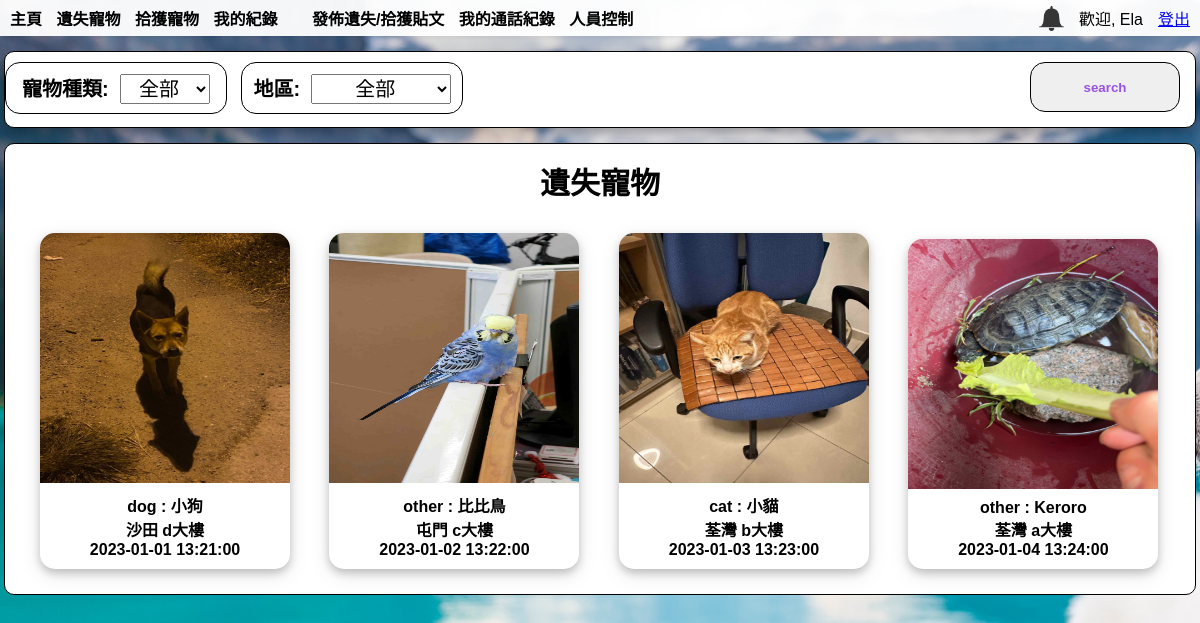
/get_post.php (signed in), run on the app's committed database.
### tables this page shows
CREATE TABLE `get_post` (
  `lost_ID` int(11) NOT NULL,
  `User_ID` int(11) NOT NULL,
  `Pet_ID` int(11) NOT NULL,
  `date` date NOT NULL,
  `time` time NOT NULL,
  `area` varchar(50) NOT NULL,
  `Place` varchar(50) NOT NULL,
  `Details` varchar(50) NOT NULL,
  `coordinate1` varchar(50) NOT NULL,
  `coordinate2` varchar(50) NOT NULL
);

CREATE TABLE `pet` (
  `Pet_ID` int(11) NOT NULL,
  `Pet_Types` varchar(255) DEFAULT NULL,
  `Pet_Name` varchar(255) DEFAULT NULL,
  `Pet_Sex` varchar(255) DEFAULT NULL,
  `Pet_Age` int(11) DEFAULT NULL,
  `Pet_weight` int(11) DEFAULT NULL,
  `Pet_chip` text DEFAULT NULL,
  `Pet_Description` text DEFAULT NULL,
  `Pet_feature` text DEFAULT NULL,
  `Pet_color` text DEFAULT NULL,
  `Pet_image` varchar(100) DEFAULT NULL
);

### get_post.php (the view, shortened to what this page needs)
<!DOCTYPE html>
<html lang="en">
<head>
  <link rel="stylesheet" href="css/index.css?v=<?php echo time(); ?>">
  <link rel="stylesheet" href="css/index_mobile.css" media="screen and (max-width: 768px)">
</head>
<body>
<?php
include('header.php');
?>
  <form action="get_post.php" method="get">
    <div id="search">
      <div id="selectVariety" class="searchType searchSelect">
        <div><b>寵物種類:</b>&nbsp;
          <select name="variety" id="select_Variety">
            <option value="all">全部</option>
          </select>
        </div>
      </div>
      <div id="selectArea" class="searchType searchSelect">
        <div><b>地區:</b>&nbsp;
          <select name="area" id="select_Area">
          <option value="全部">全部</option>
          </select>
        </div>
      </div>
      <input id="searchBtn" class="searchType" type="submit" value="search" class="button1">&nbsp;
    </div>
  </form>
  <div id="searchResult">
    <div id="searchResultTittle">
      <b>遺失寵物</b>
    </div>
    <?php
      require_once('conn.php');
      if (isset($_GET['variety'])){
        if ($_GET['variety'] == 'all'){
          $sql = "SELECT Pet_image, Pet_Types, pet.Pet_Name, area, Place, time, date, get_post.Pet_ID FROM get_post, pet WHERE get_post.Pet_ID=pet.Pet_ID";
        }else
        $sql = "SELECT Pet_image, Pet_Types, pet.Pet_Name, area, Place, time, date, get_post.Pet_ID FROM get_post, pet WHERE get_post.Pet_ID=pet.Pet_ID AND Pet_Types LIKE'{$_GET['variety']}'";
      }else{
        $sql = "SELECT Pet_image, Pet_Types, pet.Pet_Name, area, Place, time, date, get_post.Pet_ID FROM get_post, pet WHERE get_post.Pet_ID=pet.Pet_ID";
      }
      $rs = mysqli_query($conn, $sql);
      while ($rc = mysqli_fetch_assoc($rs)) {
        extract($rc);
echo <<<EOD
        <div class="postedPost">
        <a href="get_post_view.php?Pet_ID=$Pet_ID" style="color:black; text-decoration:none">
        <div class="postedPostImage">
EOD;
        ?>
        <img src="./image/<?php echo $rc['Pet_image']; ?>">
        <?php
echo    <<<EOD
        </div>
        <div class="container"><b>$Pet_Types : $Pet_Name</b><br><b>$area $Place</b><br><b>$date $time</b></div>
        </div>
EOD;
      }
    ?>
  </div>
</body>
</html>

### header.php (shortened to what this page needs)
<?php
if (isset($_SESSION['User_ID'])&& isset($_SESSION['User_Name'])) {
?>
<div id="siteNave">
    <div id="siteNaveBd">
      <div class="siteNaveBdBtn" onclick="location.href='lost_post.php';">主頁</div>
      <div class="siteNaveBdBtn" onclick="location.href='lost_post.php';">遺失寵物</div>
      <div class="siteNaveBdBtn" onclick="location.href='get_post.php';">拾獲寵物</div>
      <div class="siteNaveBdBtn" onclick="location.href='my_record.php';">我的紀錄</div>
      <div class="siteNaveBdBtn" style="margin-left: 25px;" onclick="location.href='post.php';">發佈遺失/拾獲貼文</div>
      <div class="siteNaveBdBtn" onclick="location.href='users.php';">我的通話紀錄</div>
      <div class="siteNaveBdBtn" onclick="location.href='list_user.php';">人員控制</div>
      <div class="right"><a href="logout.php">登出</a></div>
      <div class="right">歡迎, <?php echo $_SESSION['name']; ?></div>
      <div class="right bell">
        <img src="web_image/bell.png" class="button-on-click" alt="" onclick="bellDisplay();">
      </div>
    </div>
  </div>
<?php
}else{
  header("Location: index.php");
  exit();
}
?>

### css/index.css (style rules this page uses)
body { margin: 0px; background-image: url(../web_image/background.jpg); background-repeat: no-repeat; background-size: 2500px 1666px; background-attachment: fixed; font-family: "Arial", "Arial Black", "Verdana"; background-position: center; }
#siteNave { box-shadow: 0px 0px 6px 0px rgba(0, 0, 0, 0.1); height: 36px; background-color: rgba(255, 255, 255, 0.95); width: 100%; }
#siteNaveBd { width: 1200px; height: 25px; margin: auto; font-size: 16px; padding: 6px 5px; }
#siteNaveBd div { text-align: center; vertical-align: middle; display: inline-block; }
.right { float: right; margin-right: 15px; }
.bell { height: 25px; width: 25px; position: relative; }
.bell img,.bellMessage { cursor: pointer; }
.bell img { height: 100%; width: 100%; }
.siteNaveBdBtn { font-weight: bold; margin-left: 5px; margin-right: 5px; cursor: pointer; }
#search { position: sticky; }
#search, #searchResult { width: 1190px; height: 75px; border: 1px solid black; margin: auto; margin-top: 15px; padding: 0px; position: relative; background-color: white; border-radius: 10px; top: 0px; z-index: 0; }
#search { z-index: 1; box-shadow: 0 4px 8px 0 rgba(0, 0, 0, 0.2), 0 6px 20px 0 rgba(0, 0, 0, 0.1); }
.searchType { cursor: pointer; margin: 10px; margin-left: 0px; height: 50px; width: 150px; border: 1px solid black; display: inline-block; border-radius: 15px; }
.searchType center, .searchType div { text-align: center; margin: auto; margin-top: 10px; font-size: 20px; }
.searchSelect { width: 220px; }
.searchSelect select { padding: 2px; font-size: 20px; text-align: center; }
#select_Variety { width: 90px; }
#select_Area { width: 140px; }
#searchBtn { float: right; margin-right: 15px; color: #9752e8; font-weight: bold; }
#searchResult { height: auto; }
#searchResultTittle { margin: auto; width: 200px; text-align: center; margin-top: 15px; margin-bottom: 15px; font-size: 30px; }
.postedPost { display: inline-block; background-color: white; box-shadow: 0 4px 8px 0 rgba(0, 0, 0, 0.2), 0 6px 20px 0 rgba(0, 0, 0, 0.1); margin-top: 15px; margin-bottom: 25px; margin-left: 35px; width: 250px; cursor: pointer; border-radius: 15px; }
.postedPostImage { overflow: hidden; width: 250px; height: 250px; display:flex; border-radius: 15px 15px 0px 0px; }
.postedPostImage img { width: 100%; }
.container { text-align: center; padding: 10px 20px; white-space: nowrap; overflow: hidden; text-overflow: ellipsis; }

### data on the page
get_post: Pet_ID.Pet_image (picture), Pet_ID.Pet_Types "dog", Pet_ID.Pet_Name "小狗", area "沙田", Place "d大樓", date "2023-01-01", time "13:21:00"
get_post: Pet_ID.Pet_image (picture), Pet_ID.Pet_Types "other", Pet_ID.Pet_Name "比比鳥", area "屯門", Place "c大樓", date "2023-01-02", time "13:22:00"
get_post: Pet_ID.Pet_image (picture), Pet_ID.Pet_Types "cat", Pet_ID.Pet_Name "小貓", area "荃灣", Place "b大樓", date "2023-01-03", time "13:23:00"
get_post: Pet_ID.Pet_image (picture), Pet_ID.Pet_Types "other", Pet_ID.Pet_Name "Keroro", area "荃灣", Place "a大樓", date "2023-01-04", time "13:24:00"

### other printed values
$_SESSION['name'] "Ela"
